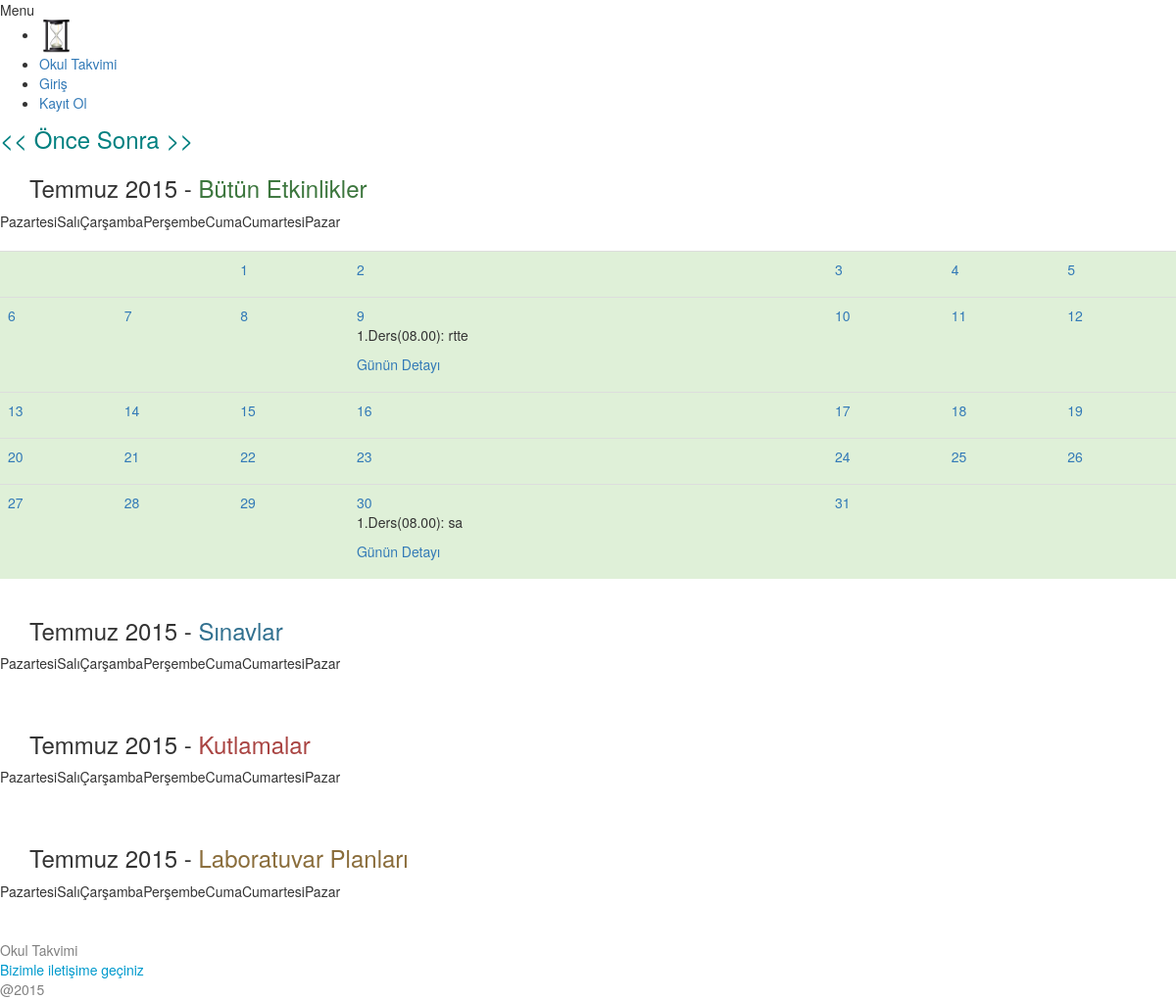
Page /month/8/2015/prev/exams on the earlier database version.
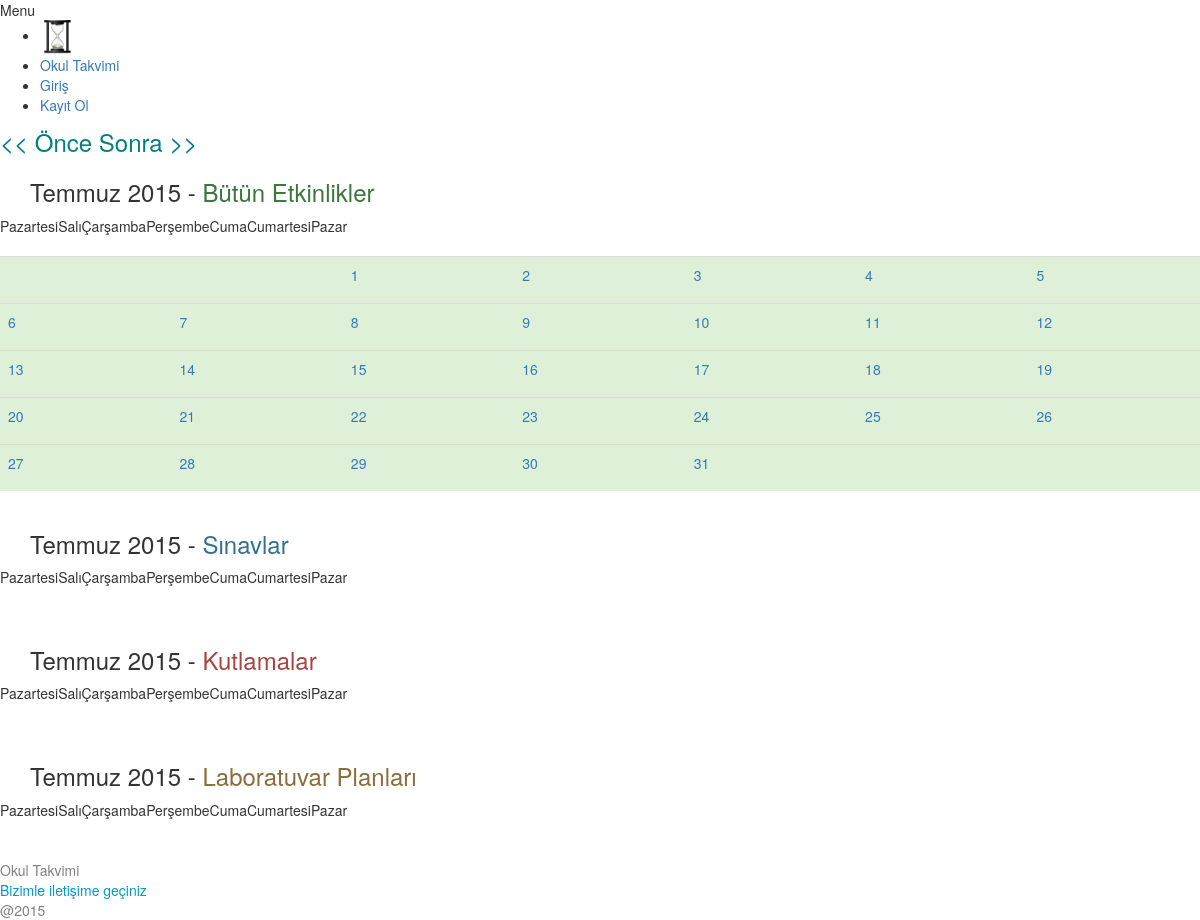
Same page on the later database version.
### schedule/models.py (models this page shows)
class Event(models.Model):
    event_type = models.PositiveSmallIntegerField(
        default=0,
        help_text=_('Choose your event type'),
        choices=EVENT_CHOICES)
    title = models.CharField(
        max_length=255,
        default="",
        help_text=_('Enter a name for your event'))
    content = models.TextField(
        blank=True,
        null=True,
        help_text=_('Not necessary,'
                    'if you want to explain your event you can use here.'))
    user = models.ForeignKey(User)
    created_time = models.DateTimeField(editable=True, auto_now_add=True)
    date = models.DateField()
    time = models.PositiveSmallIntegerField(
        default=0,
        help_text=_("Choose a time for your event"),
        choices=TIME_CHOICES)
    class Meta:
        ordering = ('time', )

### schedule/views.py (the view, shortened to what this page needs)
# urls.py: url(r'^month/(?P<month>\d+)/(?P<year>\d+)/(?P<change>[-\w]+)/(?P<param>[-\w]+)$', 'month', name="month"),
def month(request, month, year, change, param):
    week = 0
    lst = [[]]
    lstlab = [[]]
    lstexams = [[]]
    lstceremony = [[]]
    monthnumb = int(month)
    if change == "prev":
        if monthnumb == 1:
            monthnumb = 12
            year = int(year) - 1
        else:
            monthnumb = monthnumb - 1
        month_days = cal.itermonthdays(int(year), monthnumb)
    for day in month_days:
        events = Event.objects.filter(
            date__year=year, date__month=monthnumb, date__day=day)
        eventslab = events.filter(event_type=1)
        eventsexams = events.filter(event_type=0)
        eventsceremony = events.filter(event_type=2)
        lst[week].append((day, events))
        lstlab[week].append((day, eventslab))
        lstexams[week].append((day, eventsexams))
        lstceremony[week].append((day, eventsceremony))
        if len(lst[week]) == 7:
            lst.append([])
            lstlab.append([])
            lstexams.append([])
            lstceremony.append([])
            week += 1
    if param == "all":
        ctx = dict(weeks=lst, title="All Works", param="all", cs="general")
    if param == "exams":
        ctx = dict(weeks=lstexams, title="Exams", param="exams", cs="bgexam")
    elif param == "lab":
        ctx = dict(weeks=lstlab, title="Lab Plan", param="lab", cs="bglab")
    elif param == "ceremony":
        ctx = dict(
            weeks=lstceremony,
            title="Ceremony",
            param="ceremony", cs="bgceremony")
    ctx["monthnumb"] = monthnumb
    ctx["nmonth"] = mnames[monthnumb-1]
    ctx["nyear"] = int(year)
    return render(request, "month.html", ctx)

### no_crash/templates/month.html (shortened to what this page needs)
{% extends "base.html" %}
{% load i18n %}
{% block content %}
<section id="intro" class="intro-section">
<font size="5">
<a style="outline:none;color:#008080;" href="{% url 'month'  monthnumb nyear "prev" %}">&lt;&lt; {% trans 'Prev' %}</a>
<a style="outline:none;color:#008080;" href="{% url 'month'  monthnumb nyear "next" %}">{% trans 'Next' %} &gt;&gt;</a>
</font>
    <div class="container">
        <div class="row">
            <div class="col-lg-12">
            <h3>{{ nmonth }} {{ nyear }} - <font color="#3c763d">{% trans 'All Works' %}</font></h3>
            </div>
        </div>
    </div>
    <table class="table">
    <tbody>
      <tr>
        <tk>{% trans 'Monday' %}</tk>
        <tk>{% trans 'Tuesday' %}</tk>
        <tk>{% trans 'Wend' %}</tk>
        <tk>{% trans 'Thursday' %}</tk>
        <tk>{% trans 'Friday' %}</tk>
        <tk>{% trans 'Saturday' %}</tk>
        <tk>{% trans 'Sunday' %}</tk>
        </tr>
    </tbody>
    </table>
    <table class="table">
    <tbody>
    {% for week in weeks %}
        <tr class="success">
        {% for day, events in week %}
        <td>
            {% if day != 0 %}
               <a href="{% url 'create_event'  day nmonth nyear %}">
                {{ day }}<p>
                </a>
                {% if events %}
                {% for event in events|slice:"0:3" %}
                {% if event.user == request.user %}
                <a style="outline:none;color:#008080;" href="{% url 'update_event' event.id %}">
                {{event.get_time_display}}: {{event.title}}
                </a>
                {% else %}
                {{event.get_time_display}}: {{event.title}}
                {% endif %}
                <p>
                {% endfor %}
                <p> <a href="{% url 'detail_day'  day nmonth nyear %}">{% trans 'detail' %}</a>{% endif %}
            {% endif %}
        </td>
        {% endfor %}
        </tr>
    {% endfor %}
    </tbody>
  </table>
</section>
<section id="exams" class="about-section">
    <div class="container">
    <div class="row">
        <div class="col-lg-12">
            <h3>{{ nmonth }} {{ nyear }} - <font color="#31708f">{% trans 'Exams' %}</font></h3>
        </div>
    </div>
    </div>
    <table class="table">
    <tbody>
      <tr>
        <tk>{% trans 'Monday' %}</tk>
        <tk>{% trans 'Tuesday' %}</tk>
        <tk>{% trans 'Wend' %}</tk>
        <tk>{% trans 'Thursday' %}</tk>
        <tk>{% trans 'Friday' %}</tk>
        <tk>{% trans 'Saturday' %}</tk>
        <tk>{% trans 'Sunday' %}</tk>
        </tr>
    </tbody>
    </table>
</section>
<section id="festival" class="contact-section">
    <div class="container">
        <div class="row">
            <div class="col-lg-12">
                <h3>{{ nmonth }} {{ nyear }} - <font color="#a94442">{% trans 'Ceremony' %}</font></h3>
            </div>
        </div>
    </div>
    <table class="table">
    <tbody>
      <tr>
       <tk>{% trans 'Monday' %}</tk>
        <tk>{% trans 'Tuesday' %}</tk>
        <tk>{% trans 'Wend' %}</tk>
        <tk>{% trans 'Thursday' %}</tk>
        <tk>{% trans 'Friday' %}</tk>
        <tk>{% trans 'Saturday' %}</tk>
        <tk>{% trans 'Sunday' %}</tk>
        </tr>
    </tbody>
    </table>
</section>
<section id="lab" class="services-section">
    <div class="container">
        <div class="row">
            <div class="col-lg-12">
                <h3>{{ nmonth }} {{ nyear }} - <font color="#8a6d3b">{% trans 'Lab Plan' %}</font></h3>
            </div>
        </div>
    </div>
    <table class="table">
    <tbody>
      <tr>
        <tk>{% trans 'Monday' %}</tk>
        <tk>{% trans 'Tuesday' %}</tk>
        <tk>{% trans 'Wend' %}</tk>
        <tk>{% trans 'Thursday' %}</tk>
        <tk>{% trans 'Friday' %}</tk>
        <tk>{% trans 'Saturday' %}</tk>
        <tk>{% trans 'Sunday' %}</tk>
        </tr>
    </tbody>
    </table>
</section>
{% endblock %}

Differences in the rows shown:
removed Event: time "1.Ders(08.00)", title "rtte", shown under "9"
removed Event: time "1.Ders(08.00)", title "sa", shown under "30"
Other differences:
list line gone: "9 Günün Detayı"
new list line: "9"
list line gone: "30 Günün Detayı"
new list line: "30"
